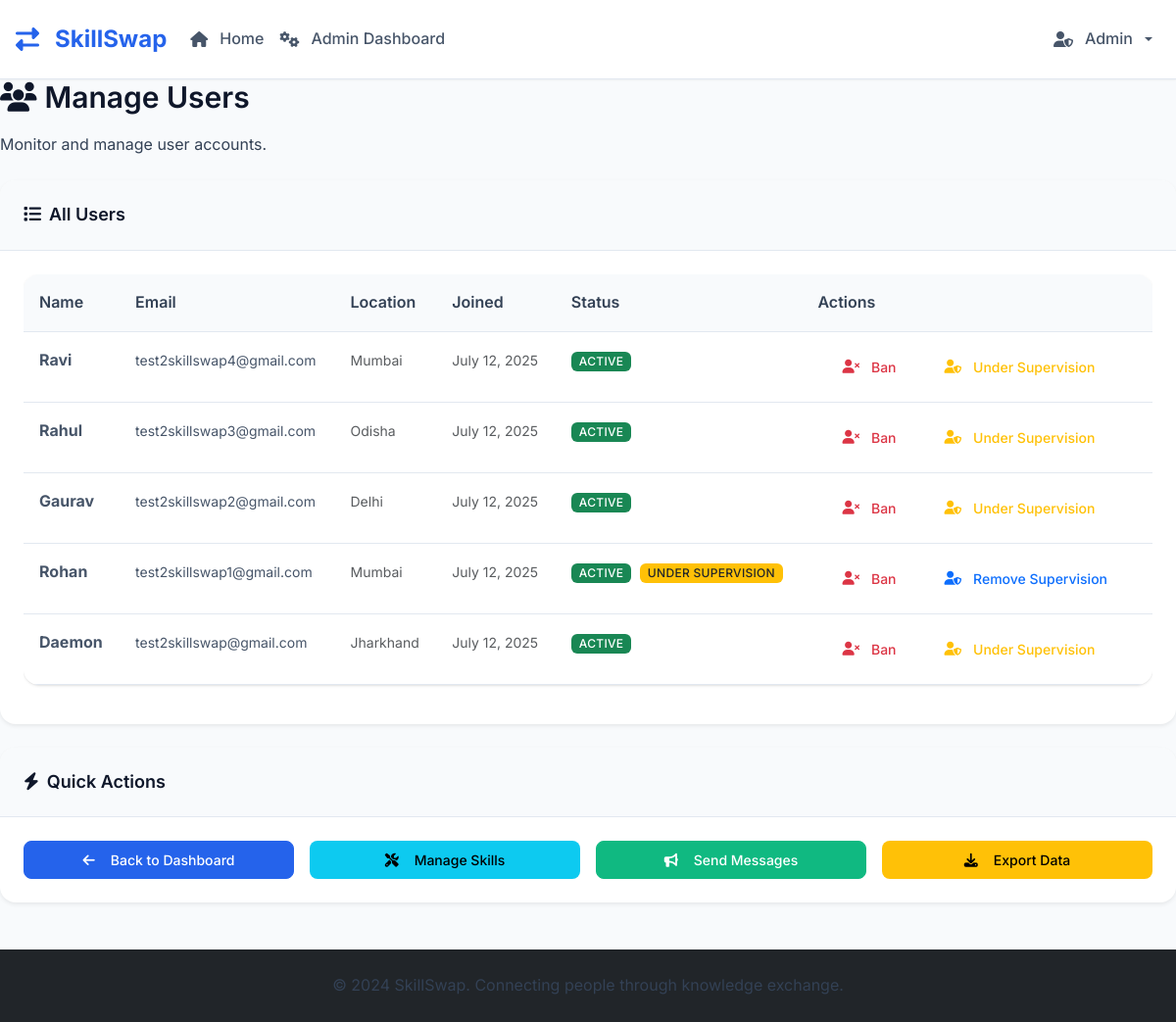
/admin/users (signed in), run on an earlier commit of the app's database.
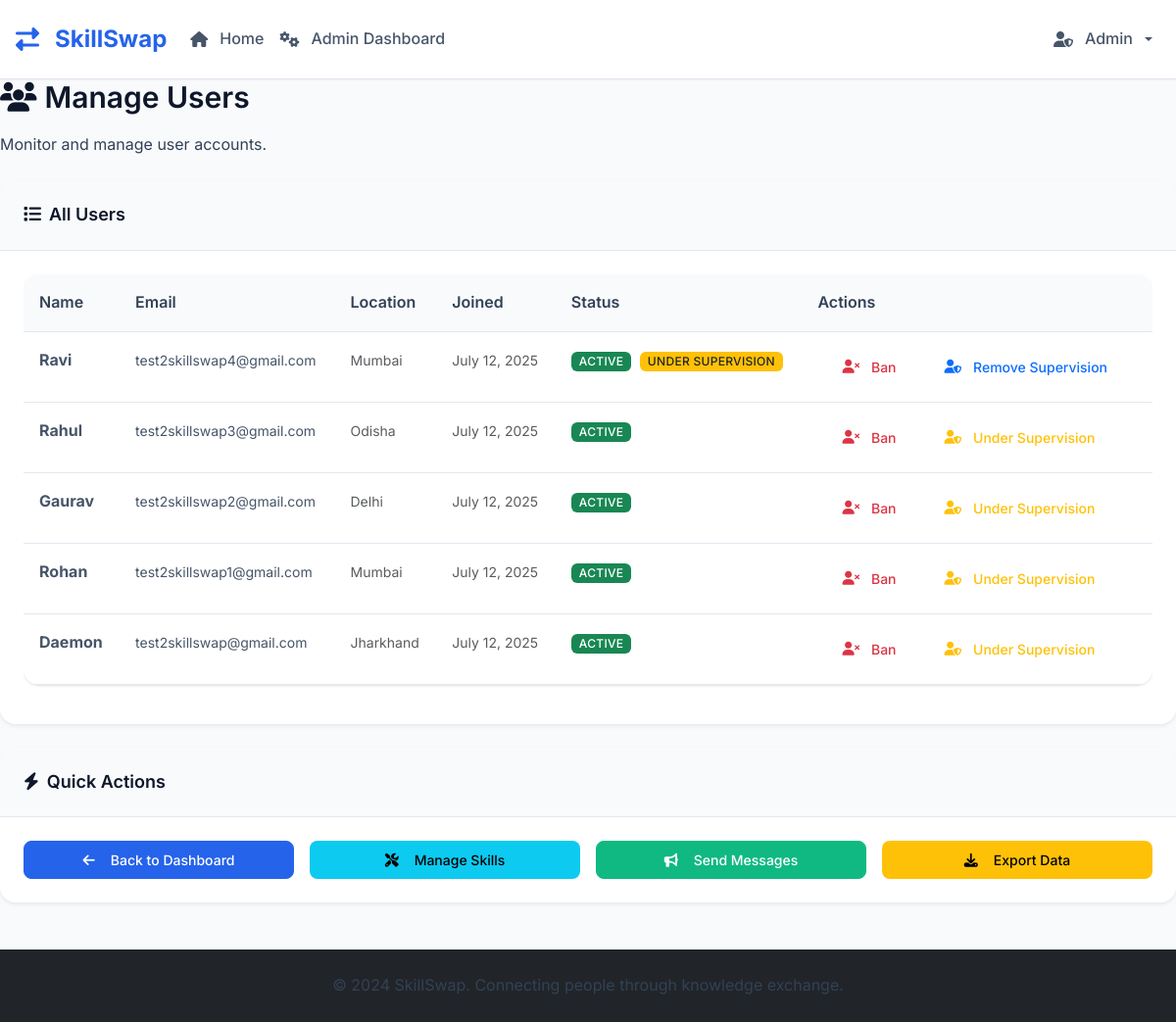
And on a later commit of the database.
### tables this page shows
CREATE TABLE users (
            id INTEGER PRIMARY KEY AUTOINCREMENT,
            email TEXT UNIQUE NOT NULL,
            password_hash TEXT NOT NULL,
            name TEXT NOT NULL,
            location TEXT,
            profile_photo TEXT,
            availability TEXT,
            is_public INTEGER DEFAULT 1,
            is_admin INTEGER DEFAULT 0,
            is_banned INTEGER DEFAULT 0,
            created_at TIMESTAMP DEFAULT CURRENT_TIMESTAMP
        , bio TEXT, is_under_supervision INTEGER DEFAULT 0);

### skill_swap_app.py (the view)
@app.route('/admin/users')
@admin_required
def admin_users():
    conn = get_db()
    users = conn.execute('SELECT * FROM users WHERE is_admin = 0 ORDER BY created_at DESC').fetchall()
    conn.close()
    users = convert_rows_datetimes(users)
    return render_template('admin_users.html', users=users)

### skill_swap_app.py (called while the page is built)
def parse_datetime(timestamp_str):
    if timestamp_str is None:
        return None
    try:
        if 'T' in timestamp_str:
            return datetime.fromisoformat(timestamp_str.replace('Z', '+00:00'))
        else:
            return datetime.strptime(timestamp_str, '%Y-%m-%d %H:%M:%S')
    except:
        return None

def convert_row_datetimes(row):
    if row is None:
        return None
    if hasattr(row, 'keys'):
        row_dict = dict(row)
    else:
        row_dict = row
    timestamp_fields = ['created_at', 'updated_at']
    for field in timestamp_fields:
        if field in row_dict and row_dict[field]:
            row_dict[field] = parse_datetime(row_dict[field])
    return row_dict

def convert_rows_datetimes(rows):
    if not rows:
        return []
    return [convert_row_datetimes(row) for row in rows]

def get_db():
    conn = sqlite3.connect('skill_swap.db')
    conn.row_factory = sqlite3.Row
    return conn

@app.context_processor
def inject_helpers():
    return {'get_user_by_id': get_user_by_id}

### templates/admin_users.html (shortened to what the changed rows need)
{% extends "base.html" %}
{% block content %}
<div class="row mb-4">
    <div class="col-12">
        <div class="admin-stats">
            <h2 class="mb-3">
                <i class="fas fa-users me-2"></i>Manage Users
            </h2>
        </div>
    </div>
</div>
<div class="row">
    <div class="col-12">
        <div class="card border-0 shadow-sm">
            <div class="card-body">
                {% if users %}
                    <div class="table-responsive">
                        <table class="table table-hover">
                            <thead>
                                <tr>
                                    <th>Name</th>
                                    <th>Email</th>
                                    <th>Location</th>
                                    <th>Joined</th>
                                    <th>Status</th>
                                    <th>Actions</th>
                                </tr>
                            </thead>
                            <tbody>
                                {% for user in users %}
                                <tr>
                                    <td>
                                        <strong>{{ user.name }}</strong>
                                    </td>
                                    <td>
                                        <small>{{ user.email }}</small>
                                    </td>
                                    <td>
                                        <small class="text-muted">
                                            {{ user.location or 'Not specified' }}
                                        </small>
                                    </td>
                                    <td>
                                        <small class="text-muted">
                                            {% if user.created_at %}
                                                {{ user.created_at.strftime('%B %d, %Y') }}
                                            {% else %}
                                                Unknown
                                            {% endif %}
                                        </small>
                                    </td>
                                    <td>
                                        {% if user.is_banned %}
                                            <span class="badge bg-danger">Banned</span>
                                        {% else %}
                                            <span class="badge bg-success">Active</span>
                                        {% endif %}
                                        {% if user.is_under_supervision %}
                                            <span class="badge bg-warning text-dark ms-1">Under Supervision</span>
                                        {% endif %}
                                    </td>
                                    <td>
                                        <div class="btn-group btn-group-sm" role="group">
                                            {% if user.is_banned %}
                                                <a href="{{ url_for('unban_user', user_id=user.id) }}"
                                                   class="btn btn-outline-success admin-action-btn"
                                                   data-action="unban" data-target="user">
                                                    <i class="fas fa-user-check me-1"></i>Unban
                                                </a>
                                            {% else %}
                                                <a href="{{ url_for('ban_user', user_id=user.id) }}"
                                                   class="btn btn-outline-danger admin-action-btn"
                                                   data-action="ban" data-target="user">
                                                    <i class="fas fa-user-times me-1"></i>Ban
                                                </a>
                                            {% endif %}
                                            {% if user.is_under_supervision %}
                                                <a href="{{ url_for('unsupervise_user', user_id=user.id) }}"
                                                   class="btn btn-outline-primary admin-action-btn"
                                                   data-action="remove supervision" data-target="user">
                                                    <i class="fas fa-user-shield me-1"></i>Remove Supervision
                                                </a>
                                            {% else %}
                                                <a href="{{ url_for('supervise_user', user_id=user.id) }}"
                                                   class="btn btn-outline-warning admin-action-btn"
                                                   data-action="place under supervision" data-target="user">
                                                    <i class="fas fa-user-shield me-1"></i>Under Supervision
                                                </a>
                                            {% endif %}
                                        </div>
                                    </td>
                                </tr>
                                {% endfor %}
                            </tbody>
                        </table>
                    </div>
                {% else %}
                    <div class="text-center text-muted py-4">
                        <i class="fas fa-users fa-3x mb-3"></i>
                        <p>No users found</p>
                    </div>
                {% endif %}
            </div>
        </div>
    </div>
</div>
{% endblock %}

What changed in the data, as far as the page shows it:
changed users "Ravi": is_under_supervision "Under Supervision" → "UNDER SUPERVISION Remove Supervision"
changed users "Rohan": is_under_supervision "UNDER SUPERVISION Remove Supervision" → "Under Supervision"
